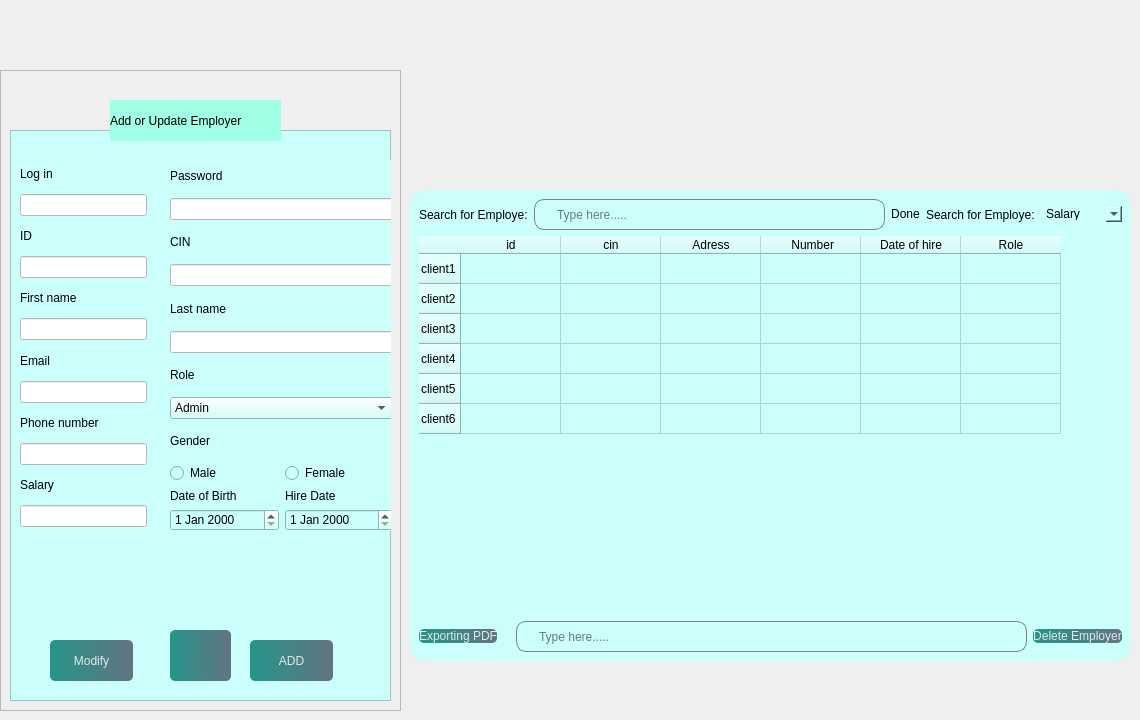
            <widget class="QWidget" name="a1">
             <widget class="QFrame" name="frame_3">
              <property name="geometry">
               <rect>
                <x>0</x>
                <y>70</y>
                <width>401</width>
                <height>641</height>
               </rect>
              </property>
              <property name="frameShape">
               <enum>QFrame::StyledPanel</enum>
              </property>
              <property name="frameShadow">
               <enum>QFrame::Raised</enum>
              </property>
              <widget class="QFrame" name="frame">
               <property name="geometry">
                <rect>
                 <x>10</x>
                 <y>60</y>
                 <width>381</width>
                 <height>571</height>
                </rect>
               </property>
               <property name="styleSheet">
                <string notr="true">
background-color: rgb(202, 255, 251)</string>
               </property>
               <property name="frameShape">
                <enum>QFrame::StyledPanel</enum>
               </property>
               <property name="frameShadow">
                <enum>QFrame::Raised</enum>
               </property>
               <widget class="QPushButton" name="pushButton_2">
                <property name="geometry">
                 <rect>
                  <x>40</x>
                  <y>510</y>
                  <width>83</width>
                  <height>41</height>
                 </rect>
                </property>
                <property name="styleSheet">
                 <string notr="true">
#pushButton_2{
color: rgb(0, 0, 0);
}
QPushButton, #pushButton_2{
	background-color: qlineargradient(spread:pad, x1:0, y1:0.505682, x2:1, y2:0.477, stop:0 rgba(11, 131, 120, 219), stop:1 rgba(85, 98, 112, 226));
	color:rgba(255, 255, 255, 210);
	border-radius:5px;
}

QPushButton#pushButton_2:hover{
	background-color: qlineargradient(spread:pad, x1:0, y1:0.505682, x2:1, y2:0.477, stop:0 rgba(150, 123, 111, 219), stop:1 rgba(85, 81, 84, 226));
}

QPushButton#pushButton_2:pressed{
	padding-left:5px;
	padding-top:5px;
	background-color:rgba(150, 123, 111, 255);
}
</string>
                </property>
                <property name="text">
                 <string>Modify</string>
                </property>
                <property name="checkable">
                 <bool>true</bool>
                </property>
               </widget>
               <widget class="QPushButton" name="add">
                <property name="geometry">
                 <rect>
                  <x>240</x>
                  <y>510</y>
                  <width>83</width>
                  <height>41</height>
                 </rect>
                </property>
                <property name="styleSheet">
                 <string notr="true">
#add{
color: rgb(0, 0, 0);
}
QPushButton, #add{
	background-color: qlineargradient(spread:pad, x1:0, y1:0.505682, x2:1, y2:0.477, stop:0 rgba(11, 131, 120, 219), stop:1 rgba(85, 98, 112, 226));
	color:rgba(255, 255, 255, 210);
	border-radius:5px;
}

QPushButton#add:hover{
	background-color: qlineargradient(spread:pad, x1:0, y1:0.505682, x2:1, y2:0.477, stop:0 rgba(150, 123, 111, 219), stop:1 rgba(85, 81, 84, 226));
}

QPushButton#add:pressed{
	padding-left:5px;
	padding-top:5px;
	background-color:rgba(150, 123, 111, 255);
}
</string>
                </property>
                <property name="text">
                 <string>ADD</string>
                </property>
                <property name="checkable">
                 <bool>true</bool>
                </property>
               </widget>
               <widget class="QPushButton" name="pushButton_20">
                <property name="geometry">
                 <rect>
                  <x>160</x>
                  <y>500</y>
                  <width>61</width>
                  <height>51</height>
                 </rect>
                </property>
                <property name="styleSheet">
                 <string notr="true">
#pushButton_20{
color: rgb(0, 0, 0);
}
QPushButton, #pushButton_20{
	background-color: qlineargradient(spread:pad, x1:0, y1:0.505682, x2:1, y2:0.477, stop:0 rgba(11, 131, 120, 219), stop:1 rgba(85, 98, 112, 226));
	color:rgba(255, 255, 255, 210);
	border-radius:5px;
}

QPushButton#pushButton_20:hover{
	background-color: qlineargradient(spread:pad, x1:0, y1:0.505682, x2:1, y2:0.477, stop:0 rgba(150, 123, 111, 219), stop:1 rgba(85, 81, 84, 226));
}

QPushButton#pushButton_20:pressed{
	padding-left:5px;
	padding-top:5px;
	background-color:rgba(150, 123, 111, 255);
}
</string>
                </property>
                <property name="text">
                 <string/>
                </property>
                <property name="icon">
                 <iconset resource="resource.qrc">
                  <normaloff>:/img/img/trash-2.svg</normaloff>:/img/img/trash-2.svg</iconset>
                </property>
               </widget>
               <widget class="QWidget" name="layoutWidget">
                <property name="geometry">
                 <rect>
                  <x>10</x>
                  <y>30</y>
                  <width>127</width>
                  <height>367</height>
                 </rect>
                </property>
                <layout class="QVBoxLayout" name="verticalLayout_18">
                 <item>
                  <widget class="QLabel" name="label_3">
                   <property name="styleSheet">
                    <string notr="true">
color: rgb(0, 0, 0);</string>
                   </property>
                   <property name="text">
                    <string>Log in</string>
                   </property>
                  </widget>
                 </item>
                 <item>
                  <widget class="QLineEdit" name="lineEdit_17">
                   <property name="styleSheet">
                    <string notr="true">background-color: rgb(255, 255, 255);
color: rgb(0, 0, 0);</string>
                   </property>
                  </widget>
                 </item>
                 <item>
                  <widget class="QLabel" name="label_7">
                   <property name="styleSheet">
                    <string notr="true">color: rgb(0, 0, 0);</string>
                   </property>
                   <property name="text">
                    <string>ID</string>
                   </property>
                  </widget>
                 </item>
                 <item>
                  <widget class="QLineEdit" name="lineEdit_16">
                   <property name="styleSheet">
                    <string notr="true">background-color: rgb(255, 255, 255);
color: rgb(0, 0, 0);</string>
                   </property>
                  </widget>
                 </item>
                 <item>
                  <widget class="QLabel" name="label_10">
                   <property name="styleSheet">
                    <string notr="true">color: rgb(0, 0, 0);</string>
                   </property>
                   <property name="text">
                    <string>First name</string>
                   </property>
                  </widget>
                 </item>
                 <item>
                  <widget class="QLineEdit" name="lineEdit_20">
                   <property name="styleSheet">
                    <string notr="true">background-color: rgb(255, 255, 255);
color: rgb(0, 0, 0);</string>
                   </property>
                  </widget>
                 </item>
                 <item>
                  <widget class="QLabel" name="label_11">
                   <property name="styleSheet">
                    <string notr="true">color: rgb(0, 0, 0);</string>
                   </property>
                   <property name="text">
                    <string>Email</string>
                   </property>
                  </widget>
                 </item>
                 <item>
                  <widget class="QLineEdit" name="lineEdit_21">
                   <property name="styleSheet">
                    <string notr="true">background-color: rgb(255, 255, 255);
color: rgb(0, 0, 0);</string>
                   </property>
                  </widget>
                 </item>
                 <item>
                  <widget class="QLabel" name="label_13">
                   <property name="styleSheet">
                    <string notr="true">color: rgb(0, 0, 0);</string>
                   </property>
                   <property name="text">
                    <string>Phone number</string>
                   </property>
                  </widget>
                 </item>
                 <item>
                  <widget class="QLineEdit" name="lineEdit_22">
                   <property name="styleSheet">
                    <string notr="true">background-color: rgb(255, 255, 255);
color: rgb(0, 0, 0);</string>
                   </property>
                  </widget>
                 </item>
                 <item>
                  <widget class="QLabel" name="label_12">
                   <property name="styleSheet">
                    <string notr="true">color: rgb(0, 0, 0);</string>
                   </property>
                   <property name="text">
                    <string>Salary</string>
                   </property>
                  </widget>
                 </item>
                 <item>
                  <widget class="QLineEdit" name="lineEdit_39">
                   <property name="styleSheet">
                    <string notr="true">background-color: rgb(255, 255, 255);
color: rgb(0, 0, 0);</string>
                   </property>
                  </widget>
                 </item>
                </layout>
               </widget>
               <widget class="QWidget" name="layoutWidget">
                <property name="geometry">
                 <rect>
                  <x>160</x>
                  <y>30</y>
                  <width>223</width>
                  <height>371</height>
                 </rect>
                </property>
                <layout class="QVBoxLayout" name="verticalLayout_19">
                 <item>
                  <widget class="QLabel" name="label_5">
                   <property name="styleSheet">
                    <string notr="true">color: rgb(0, 0, 0);</string>
                   </property>
                   <property name="text">
                    <string>Password</string>
                   </property>
                  </widget>
                 </item>
                 <item>
                  <widget class="QLineEdit" name="lineEdit_18">
                   <property name="styleSheet">
                    <string notr="true">background-color: rgb(255, 255, 255);
color: rgb(0, 0, 0);</string>
                   </property>
                  </widget>
                 </item>
                 <item>
                  <widget class="QLabel" name="label_6">
                   <property name="styleSheet">
                    <string notr="true">color: rgb(0, 0, 0);</string>
                   </property>
                   <property name="text">
                    <string>CIN</string>
                   </property>
                  </widget>
                 </item>
                 <item>
                  <widget class="QLineEdit" name="lineEdit_19">
                   <property name="styleSheet">
                    <string notr="true">background-color: rgb(255, 255, 255);
color: rgb(0, 0, 0);</string>
                   </property>
                  </widget>
                 </item>
                 <item>
                  <widget class="QLabel" name="label_9">
                   <property name="styleSheet">
                    <string notr="true">color: rgb(0, 0, 0);</string>
                   </property>
                   <property name="text">
                    <string>Last name</string>
                   </property>
                  </widget>
                 </item>
                 <item>
                  <widget class="QLineEdit" name="lineEdit_40">
                   <property name="styleSheet">
                    <string notr="true">background-color: rgb(255, 255, 255);
color: rgb(0, 0, 0);</string>
                   </property>
                  </widget>
                 </item>
                 <item>
                  <widget class="QLabel" name="label_46">
                   <property name="styleSheet">
                    <string notr="true">color: rgb(0, 0, 0);</string>
                   </property>
                   <property name="text">
                    <string>Role</string>
                   </property>
                  </widget>
                 </item>
                 <item>
                  <widget class="QComboBox" name="comboBox">
                   <property name="styleSheet">
                    <string notr="true">color: rgb(0, 0, 0);</string>
                   </property>
                   <item>
                    <property name="text">
                     <string>Admin</string>
                    </property>
                   </item>
                   <item>
                    <property name="text">
                     <string>sales section</string>
                    </property>
                   </item>
                   <item>
                    <property name="text">
                     <string>order section</string>
                    </property>
                   </item>
                   <item>
                    <property name="text">
                     <string>commande section</string>
                    </property>
                   </item>
                   <item>
                    <property name="text">
                     <string>stock section</string>
                    </property>
                   </item>
                  </widget>
                 </item>
                 <item>
                  <widget class="QLabel" name="label_8">
                   <property name="styleSheet">
                    <string notr="true">color: rgb(0, 0, 0);</string>
                   </property>
                   <property name="text">
                    <string>Gender</string>
                   </property>
                  </widget>
                 </item>
                 <item>
                  <layout class="QHBoxLayout" name="horizontalLayout_7">
                   <item>
                    <widget class="QRadioButton" name="radioButton">
                     <property name="styleSheet">
                      <string notr="true">color: rgb(0, 0, 0);</string>
                     </property>
                     <property name="text">
                      <string>Male</string>
                     </property>
                    </widget>
                   </item>
                   <item>
                    <widget class="QRadioButton" name="radioButton_3">
                     <property name="styleSheet">
                      <string notr="true">color: rgb(0, 0, 0);</string>
                     </property>
                     <property name="text">
                      <string>Female</string>
                     </property>
                    </widget>
                   </item>
                  </layout>
                 </item>
                 <item>
                  <layout class="QHBoxLayout" name="horizontalLayout_8">
                   <item>
                    <layout class="QVBoxLayout" name="verticalLayout_20">
                     <item>
                      <widget class="QLabel" name="label_44">
                       <property name="styleSheet">
                        <string notr="true">color: rgb(0, 0, 0);</string>
                       </property>
                       <property name="text">
                        <string>Date of Birth</string>
                       </property>
                      </widget>
                     </item>
                     <item>
                      <widget class="QDateEdit" name="dateEdit">
                       <property name="styleSheet">
                        <string notr="true">color: rgb(0, 0, 0);</string>
                       </property>
                      </widget>
                     </item>
                    </layout>
                   </item>
                   <item>
                    <layout class="QVBoxLayout" name="verticalLayout_21">
                     <item>
                      <widget class="QLabel" name="label_45">
                       <property name="styleSheet">
                        <string notr="true">color: rgb(0, 0, 0);</string>
                       </property>
                       <property name="text">
                        <string>Hire Date</string>
                       </property>
                      </widget>
                     </item>
                     <item>
                      <widget class="QDateEdit" name="dateEdit_2">
                       <property name="styleSheet">
                        <string notr="true">color: rgb(0, 0, 0);</string>
                       </property>
                      </widget>
                     </item>
                    </layout>
                   </item>
                  </layout>
                 </item>
                </layout>
               </widget>
              </widget>
              <widget class="QLabel" name="label_14">
               <property name="geometry">
                <rect>
                 <x>110</x>
                 <y>30</y>
                 <width>171</width>
                 <height>41</height>
                </rect>
               </property>
               <property name="styleSheet">
                <string notr="true">color: rgb(0, 0, 0);
background-color: rgb(160, 255, 228);</string>
               </property>
               <property name="text">
                <string>Add or Update Employer</string>
               </property>
              </widget>
             </widget>
             <widget class="QLabel" name="pic1">
              <property name="geometry">
               <rect>
                <x>420</x>
                <y>30</y>
                <width>601</width>
                <height>151</height>
               </rect>
              </property>
              <property name="text">
               <string/>
              </property>
              <property name="pixmap">
               <pixmap>img/Nouveau dossier/aze.png</pixmap>
              </property>
             </widget>
             <widget class="QFrame" name="frame_7">
              <property name="geometry">
               <rect>
                <x>410</x>
                <y>190</y>
                <width>721</width>
                <height>471</height>
               </rect>
              </property>
              <property name="styleSheet">
               <string notr="true">
background-color: rgb(202, 255, 251);
border-radius:15px;
</string>
              </property>
              <property name="frameShape">
               <enum>QFrame::StyledPanel</enum>
              </property>
              <property name="frameShadow">
               <enum>QFrame::Raised</enum>
              </property>
              <layout class="QVBoxLayout" name="verticalLayout_17">
               <item>
                <layout class="QHBoxLayout" name="horizontalLayout_5">
                 <item>
                  <widget class="QLabel" name="label_15">
                   <property name="styleSheet">
                    <string notr="true">color: rgb(0, 0, 0);</string>
                   </property>
                   <property name="text">
                    <string>Search for Employe:</string>
                   </property>
                  </widget>
                 </item>
                 <item>
                  <widget class="QLineEdit" name="edit_2">
                   <property name="minimumSize">
                    <size>
                     <width>0</width>
                     <height>31</height>
                    </size>
                   </property>
                   <property name="styleSheet">
                    <string notr="true">QLineEdit{
	padding-left: 20px;
	border: 1px solid gray;	
	border-radius: 10px;
color: rgb(0, 0, 0);

}
</string>
                   </property>
                   <property name="placeholderText">
                    <string>Type here.....</string>
                   </property>
                  </widget>
                 </item>
                 <item>
                  <widget class="QPushButton" name="pushButton_4">
                   <property name="styleSheet">
                    <string notr="true">QPushButton, #pushButton_4 {
    background-color: qlineargradient(spread:pad, x1:0, y1:0.505682, x2:1, y2:0.477, 
        stop:0 rgba(11, 131, 120, 219), stop:1 rgba(85, 98, 112, 226));
    color: rgba(255, 255, 255, 210);
    border-radius: 5px;
    transition: background-color 0.3s ease-in-out; /* Transition effect */
}

QPushButton#pushButton_4:hover {
    background-color: qlineargradient(spread:pad, x1:0, y1:0.505682, x2:1, y2:0.477, 
        stop:0 rgba(150, 123, 111, 219), stop:1 rgba(85, 81, 84, 226));
}

QPushButton#pushButton_4:pressed {
    padding-left: 5px;
    padding-top: 5px;
    background-color: rgba(150, 123, 111, 255);
    transition: background-color 0.1s ease-out; /* Faster transition when pressed */
}



color: rgb(0, 0, 0);</string>
                   </property>
                   <property name="text">
                    <string>Done</string>
                   </property>
                  </widget>
                 </item>
                 <item>
                  <widget class="QLabel" name="label_28">
                   <property name="styleSheet">
                    <string notr="true">color: rgb(0, 0, 0);</string>
                   </property>
                   <property name="text">
                    <string>Search for Employe:</string>
                   </property>
                  </widget>
                 </item>
                 <item>
                  <widget class="QComboBox" name="comboBox_3">
                   <item>
                    <property name="text">
                     <string>Salary</string>
                    </property>
                    <property name="icon">
                     <iconset resource="resource.qrc">
                      <normaloff>:/img/img/dollar-sign.svg</normaloff>:/img/img/dollar-sign.svg</iconset>
                    </property>
                   </item>
                   <item>
                    <property name="text">
                     <string>Age</string>
                    </property>
                    <property name="icon">
                     <iconset resource="resource.qrc">
                      <normaloff>:/img/img/users.svg</normaloff>:/img/img/users.svg</iconset>
                    </property>
                   </item>
                   <item>
                    <property name="text">
                     <string>Date of hire</string>
                    </property>
                    <property name="icon">
                     <iconset resource="resource.qrc">
                      <normaloff>:/img/img/award.svg</normaloff>:/img/img/award.svg</iconset>
                    </property>
                   </item>
                  </widget>
                 </item>
                </layout>
               </item>
               <item>
                <widget class="QTableWidget" name="tableWidget">
                 <property name="styleSheet">
                  <string notr="true">color: rgb(0, 0, 0);</string>
                 </property>
                 <row>
                  <property name="text">
                   <string>client1</string>
                  </property>
                  <property name="icon">
                   <iconset resource="resource.qrc">
                    <normaloff>:/img/img/user.svg</normaloff>:/img/img/user.svg</iconset>
                  </property>
                 </row>
                 <row>
                  <property name="text">
                   <string>client2</string>
                  </property>
                  <property name="icon">
                   <iconset resource="resource.qrc">
                    <normaloff>:/img/img/user.svg</normaloff>:/img/img/user.svg</iconset>
                  </property>
                 </row>
                 <row>
                  <property name="text">
                   <string>client3</string>
                  </property>
                 </row>
                 <row>
                  <property name="text">
                   <string>client4</string>
                  </property>
                 </row>
                 <row>
                  <property name="text">
                   <string>client5</string>
                  </property>
                 </row>
                 <row>
                  <property name="text">
                   <string>client6</string>
                  </property>
                 </row>
                 <column>
                  <property name="text">
                   <string>id</string>
                  </property>
                 </column>
                 <column>
                  <property name="text">
                   <string>cin</string>
                  </property>
                 </column>
                 <column>
                  <property name="text">
                   <string>Adress</string>
                  </property>
                 </column>
                 <column>
                  <property name="text">
                   <string> Number</string>
                  </property>
                  <property name="icon">
                   <iconset resource="resource.qrc">
                    <normaloff>:/img/img/phone.svg</normaloff>:/img/img/phone.svg</iconset>
                  </property>
                 </column>
                 <column>
                  <property name="text">
                   <string>Date of hire</string>
                  </property>
                 </column>
                 <column>
                  <property name="text">
                   <string>Role</string>
                  </property>
                 </column>
                 <item row="0" column="0">
                  <property name="text">
                   <string/>
                  </property>
                 </item>
                </widget>
               </item>
               <item>
                <layout class="QHBoxLayout" name="horizontalLayout_6">
                 <item>
                  <widget class="QPushButton" name="pushButton_29">
                   <property name="styleSheet">
                    <string notr="true">
#pushButton_21{
color: rgb(0, 0, 0);
}
QPushButton, #pushButton_29{
	background-color: qlineargradient(spread:pad, x1:0, y1:0.505682, x2:1, y2:0.477, stop:0 rgba(11, 131, 120, 219), stop:1 rgba(85, 98, 112, 226));
	color:rgba(255, 255, 255, 210);
	border-radius:5px;
}

QPushButton#pushButton_29:hover{
	background-color: qlineargradient(spread:pad, x1:0, y1:0.505682, x2:1, y2:0.477, stop:0 rgba(150, 123, 111, 219), stop:1 rgba(85, 81, 84, 226));
}

QPushButton#pushButton_29:pressed{
	padding-left:5px;
	padding-top:5px;
	background-color:rgba(150, 123, 111, 255);
}
</string>
                   </property>
                   <property name="text">
                    <string>Exporting PDF</string>
                   </property>
                  </widget>
                 </item>
                 <item>
                  <widget class="QLabel" name="label_42">
                   <property name="text">
                    <string/>
                   </property>
                   <property name="pixmap">
                    <pixmap resource="resource.qrc">:/img/img/download.svg</pixmap>
                   </property>
                  </widget>
                 </item>
                 <item>
                  <widget class="QLineEdit" name="edit_5">
                   <property name="minimumSize">
                    <size>
                     <width>0</width>
                     <height>31</height>
                    </size>
                   </property>
                   <property name="styleSheet">
                    <string notr="true">QLineEdit{
	padding-left: 20px;
	border: 1px solid gray;	
	border-radius: 10px;
color: rgb(0, 0, 0);

}
</string>
                   </property>
                   <property name="placeholderText">
                    <string>Type here.....</string>
                   </property>
                  </widget>
                 </item>
                 <item>
                  <widget class="QPushButton" name="pushButton_21">
                   <property name="styleSheet">
                    <string notr="true">
#pushButton_21{
color: rgb(0, 0, 0);
}
QPushButton, #pushButton_21{
	background-color: qlineargradient(spread:pad, x1:0, y1:0.505682, x2:1, y2:0.477, stop:0 rgba(11, 131, 120, 219), stop:1 rgba(85, 98, 112, 226));
	color:rgba(255, 255, 255, 210);
	border-radius:5px;
}

QPushButton#pushButton_21:hover{
	background-color: qlineargradient(spread:pad, x1:0, y1:0.505682, x2:1, y2:0.477, stop:0 rgba(150, 123, 111, 219), stop:1 rgba(85, 81, 84, 226));
}

QPushButton#pushButton_21:pressed{
	padding-left:5px;
	padding-top:5px;
	background-color:rgba(150, 123, 111, 255);
}
</string>
                   </property>
                   <property name="text">
                    <string>Delete Employer</string>
                   </property>
                  </widget>
                 </item>
                </layout>
               </item>
              </layout>
             </widget>
            </widget>
